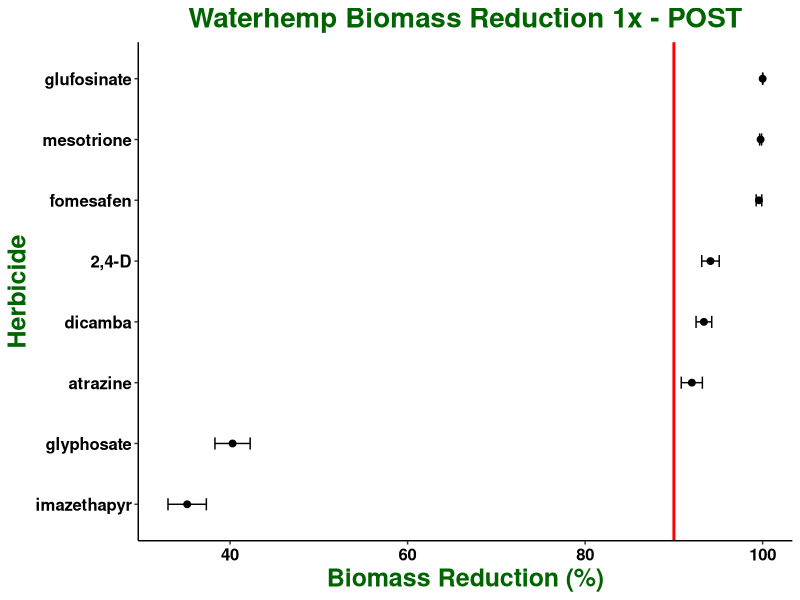

Recreate this plot in R. (Note: this script raises an error after producing the figure.)
## ---- chunk 1

knitr::opts_chunk$set(echo = TRUE)
library(ggplot2)

## ---- chunk 2

waterhemp <- read.csv("All POST_Reduction_1x.csv")

str(waterhemp)

waterhemp$run <- as.factor(waterhemp$run)

waterhemp$pop <- as.factor(waterhemp$pop)

waterhemp$herb <- as.factor(waterhemp$herb)

waterhemp$rate <- as.factor(waterhemp$rate)

waterhemp$rep <- as.factor(waterhemp$rep)

str(waterhemp)

## ---- chunk 3

## Summarizes data.
## Gives count, mean, standard deviation, standard error of the mean, and confidence interval (default 95%).
##   data: a data frame.
##   measurevar: the name of a column that contains the variable to be summarized
##   groupvars: a vector containing names of columns that contain grouping variables
##   na.rm: a boolean that indicates whether to ignore NA's
##   conf.interval: the percent range of the confidence interval (default is 95%)
summarySE <- function(data=NULL, measurevar, groupvars=NULL, na.rm=TRUE,
                      conf.interval=.95, .drop=TRUE) {
    library(plyr)

    # New version of length which can handle NA's: if na.rm==T, don't count them
    length2 <- function (x, na.rm=TRUE) {
        if (na.rm) sum(!is.na(x))
        else       length(x)
    }

    # This does the summary. For each group's data frame, return a vector with
    # N, mean, and sd
    datac <- ddply(data, groupvars, .drop=.drop,
      .fun = function(xx, col) {
        c(N    = length2(xx[[col]], na.rm=na.rm),
          mean = mean   (xx[[col]], na.rm=na.rm),
          sd   = sd     (xx[[col]], na.rm=na.rm)
        )
      },
      measurevar
    )

    # Rename the "mean" column    
    datac <- rename(datac, c("mean" = measurevar))

    datac$se <- datac$sd / sqrt(datac$N)  # Calculate standard error of the mean

    # Confidence interval multiplier for standard error
    # Calculate t-statistic for confidence interval: 
    # e.g., if conf.interval is .95, use .975 (above/below), and use df=N-1
    ciMult <- qt(conf.interval/2 + .5, datac$N-1)
    datac$ci <- datac$se * ciMult

    return(datac)
}

## ---- chunk 4

summary <- summarySE(waterhemp, measurevar = "bio_red", groupvars = "herb")

summary

## ---- chunk 5

ggplot(summary, aes(x = bio_red*100, y = reorder(herb, bio_red))) + 
  geom_point(size = 2) + 
  geom_vline(xintercept = 90, size = 1, colour = "red") +
  geom_errorbar(aes(xmin = (bio_red*100) - (ci*100), xmax = (bio_red*100) + (ci*100), width = 0.2)) + 
  labs(title = "Waterhemp Biomass Reduction 1x - POST", x = "Biomass Reduction (%)", y = "Herbicide") + 
  theme_classic() + 
  theme (plot.title = element_text(face = "bold", hjust = 0.5, size = 20, colour = "darkgreen"), 
         axis.title = element_text(face = "bold", size = 18, colour = "darkgreen"), 
         axis.text = element_text(face = "bold", size = 12, colour = "black")) +
  ggsave("All POST 1x_RAW BIORED.jpeg", units="in", width=8, height=5, dpi=600)

